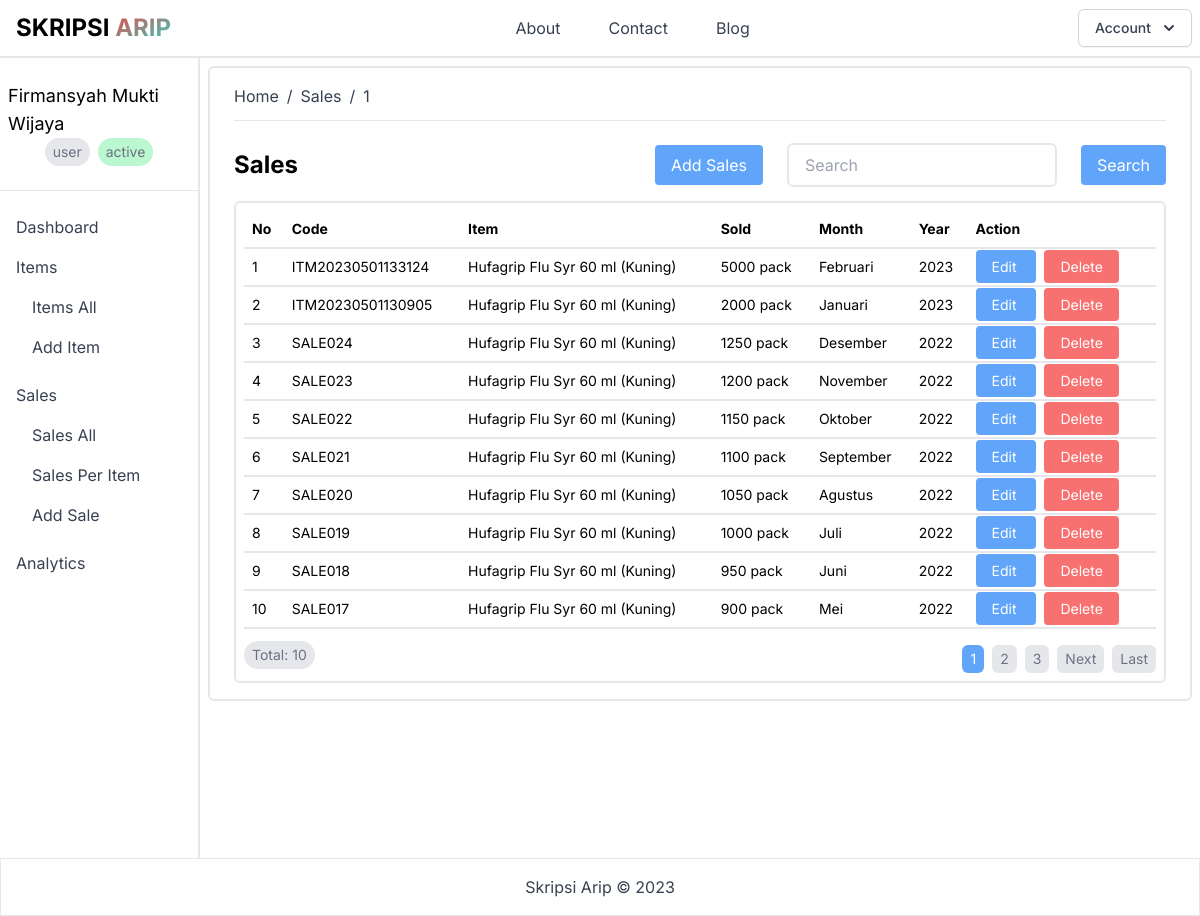
Page /sales.php (signed in) on the earlier database version.
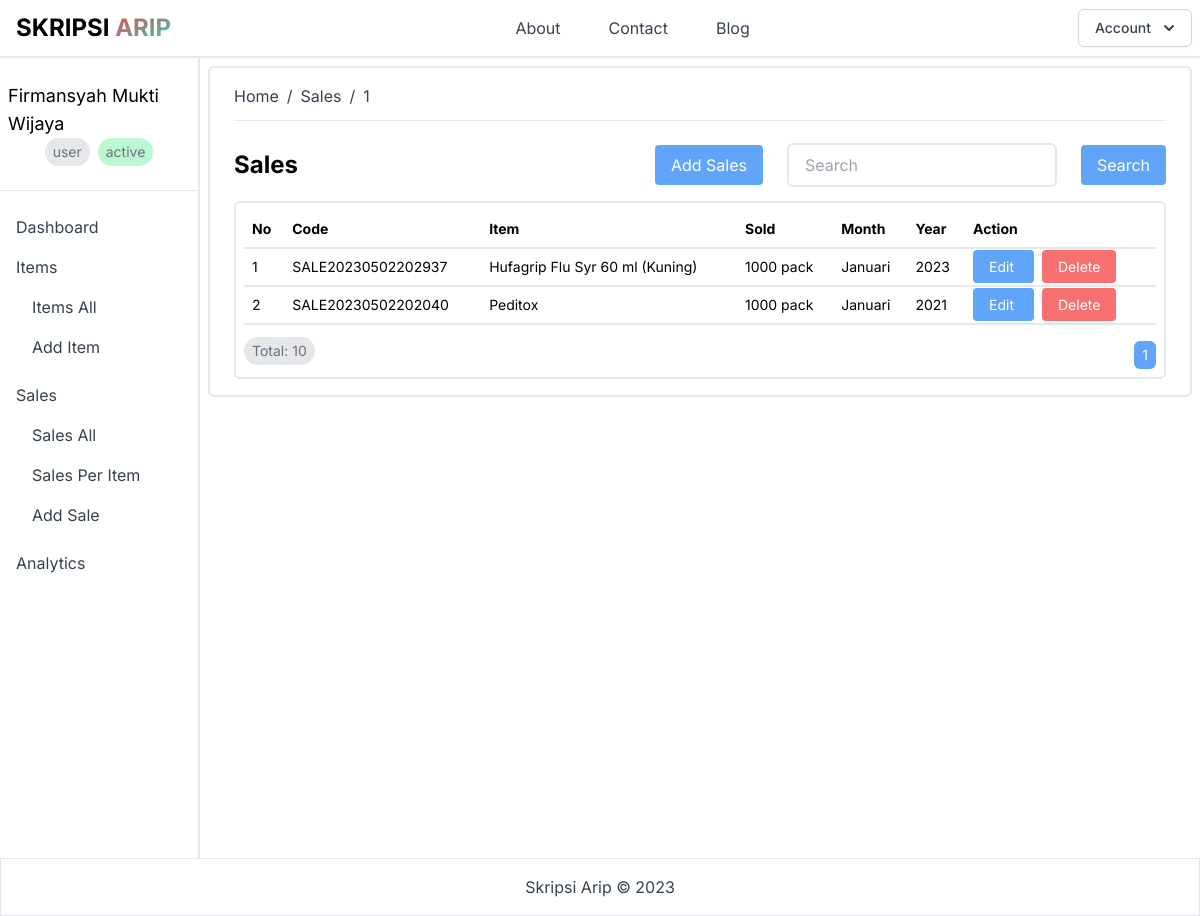
Same page on the later database version.
### tables this page shows
CREATE TABLE `sales` (
  `id` int(11) NOT NULL,
  `code` varchar(32) NOT NULL,
  `sold` varchar(256) NOT NULL,
  `month` varchar(16) NOT NULL,
  `year` varchar(16) NOT NULL,
  `created_at` datetime NOT NULL,
  `updated_at` datetime NOT NULL,
  `id_item` int(11) NOT NULL,
  `id_user` int(11) NOT NULL
);

CREATE TABLE `items` (
  `id` int(11) NOT NULL,
  `code` varchar(32) NOT NULL,
  `name` varchar(128) NOT NULL,
  `price` varchar(256) NOT NULL,
  `stock` varchar(256) NOT NULL,
  `created_at` datetime NOT NULL,
  `updated_at` datetime NOT NULL,
  `id_user` int(11) NOT NULL
);

### public/sales.php (the view, shortened to what this page needs)
<?php
require_once("config.php");
$limit = 10;
$page = isset($_GET["page"]) ? (int)$_GET["page"] : 1;
$start = ($page > 1) ? ($page * $limit) - $limit : 0;
$sales = "SELECT s.id, s.code, s.sold, s.month, s.year, s.created_at, i.name, i.price, i.stock FROM sales s INNER JOIN items i ON s.id_item = i.id ORDER BY s.id DESC LIMIT $start, $limit";
$sales_result = mysqli_query($conn, $sales);
$next_page = $page + 1;
$no = $start + 1;
?>
<!DOCTYPE html>
<html lang="id">
<head>
    <link rel="stylesheet" href="css/output.css">
</head>
<body class="font-inter">
    <header class="bg-white w-full border-b-2 border-gray-200">
        <?php
            include("components/navbar.php");
        ?>
    </header>
    <div class="container-fluid mx-auto h-auto">
        <div class="flex">
            <?php
                include("components/sidebar.php");
            ?>
            <div class="w-10/12 h-screen p-2">
                <div class="w-full h-auto border-2 border-gray-200 rounded-md py-4 px-6">
                    <div class="flex items-center gap-2 mb-3">
                        <a href="dashboard.php" class="text-gray-700 hover:text-gray-950">Home</a>
                        <span class="text-gray-700">/</span>
                        <a href="sales.php" class="text-gray-700 hover:text-gray-950">Sales</a>
                        <span class="text-gray-700">/</span>
                        <a href="sales.php?page<?php echo $page; ?>" class="text-gray-700 hover:text-gray-950"><?php echo $page; ?></a>
                    </div>
                    <hr>
                    <div class="flex flex-col gap-4 mt-4">
                        <div class="flex flex-col gap-2">
                            <div class="flex flex-row items-center justify-between">
                                <div class="flex flex-row items-center gap-2">
                                    <h1 class="text-2xl font-bold">Sales</h1>
                                </div>
                                <div class="flex flex-row items-center gap-2">
                                    <a href="add_sale.php"
                                        class="bg-blue-400 text-white px-4 py-2 rounded mx-4 my-2 hover:bg-blue-600">
                                        Add Sales
                                    </a>
                                    <input type="text" name="search" id="search"
                                        class="border-2 border-gray-200 rounded-md px-4 py-2 focus:outline-none focus:border-blue-400"
                                        placeholder="Search">
                                    <button type="button"
                                        class="bg-blue-400 text-white px-4 py-2 rounded ml-4 my-2 hover:bg-blue-600">
                                        Search
                                    </button>
                                </div>
                            </div>
                            <div class="w-full h-auto border-2 border-gray-200 rounded-md py-2 px-2">
                                <table class="w-full text-left text-sm">
                                    <thead class="border-b-2 border-gray-200">
                                        <tr>
                                            <th class="px-2 py-2">No</th>
                                            <th class="px-2 py-2">Code</th>
                                            <th class="px-2 py-2">Item</th>
                                            <th class="px-2 py-2">Sold</th>
                                            <th class="px-2 py-2">Month</th>
                                            <th class="px-2 py-2">Year</th>
                                            <th class="px-2 py-2">Action</th>
                                        </tr>
                                    </thead>
                                    <tbody>
                                        <?php
                                            while($sales = mysqli_fetch_array($sales_result)){
                                                $bulan = array(
                                                    1 => 'Januari',
                                                    2 => 'Februari',
                                                    3 => 'Maret',
                                                    4 => 'April',
                                                    5 => 'Mei',
                                                    6 => 'Juni',
                                                    7 => 'Juli',
                                                    8 => 'Agustus',
                                                    9 => 'September',
                                                    10 => 'Oktober',
                                                    11 => 'November',
                                                    12 => 'Desember'
                                                );
                                        ?>
                                        <tr class="border-b-2 border-gray-200">
                                            <td class="px-2 py-2"><?php echo $no++; ?></td>
                                            <td class="px-2 py-2"><?php echo $sales["code"]; ?></td>
                                            <td class="px-2 py-2"><?php echo $sales["name"]; ?></td>
                                            <td class="px-2 py-2"><?php echo $sales["sold"]; ?> pack</td>
                                            <td class="px-2 py-2"><?php echo $bulan[$sales["month"]]; ?></td>
                                            <td class="px-2 py-2"><?php echo $sales["year"]; ?></td>
                                            <td class="px-2 py-2">
                                                <a href="edit_sales.php?id=<?php echo $sales["id"]; ?>"
                                                    class="bg-blue-400 text-white px-4 py-2 rounded hover:bg-blue-600 mr-2">
                                                    Edit
                                                </a>
                                                <a href="delete_sales.php?id=<?php echo $sales["id"]; ?>"
                                                    class="bg-red-400 text-white px-4 py-2 rounded hover:bg-red-600 mr-2">
                                                    Delete
                                                </a>
                                            </td>
                                        </tr>
                                        <?php
                                            }
                                        ?>
                                    </tbody>
                                </table>
                                <div class="flex flex-row items-center justify-between mt-2">
                                    <h2 class="text-sm text-gray-500 bg-gray-200 px-2 py-1 rounded-full">Total: 10</h2>
                                    <div class="flex flex-row items-center justify-end gap-2 mt-2 text-sm">
                                        <?php
                                            $sql = "SELECT * FROM sales";
                                            $result = mysqli_query($conn, $sql);
                                            $total_data = mysqli_num_rows($result);
                                            $total_page = ceil($total_data / $limit);
                                        ?>
                                        <?php
                                            for($i = 1; $i <= $total_page; $i++){
                                                if($i == $page){
                                                    $active = "bg-blue-400 text-white";
                                                }else{
                                                    $active = "bg-gray-200 text-gray-500 hover:bg-gray-400";
                                                }
                                        ?>
                                        <a href="sales.php?page=<?php echo $i; ?>"
                                            class="<?php echo $active; ?> px-2 py-1 rounded-md">
                                            <?php echo $i; ?>
                                        </a>
                                        <?php
                                            }
                                            if($page < $total_page){
                                        ?>
                                        <a href="sales.php?page=<?php echo $next_page; ?>"
                                            class="bg-gray-200 text-gray-500 px-2 py-1 rounded-md hover:bg-gray-400">
                                            Next
                                        </a>
                                        <a href="sales.php?page=<?php echo $total_page; ?>"
                                            class="bg-gray-200 text-gray-500 px-2 py-1 rounded-md hover:bg-gray-400">
                                            Last
                                        </a>
                                        <?php
                                            }
                                        ?>
                                    </div>
                                </div>
                            </div>
                        </div>
                    </div>
                </div>
            </div>
        </div>
        <?php
            include("components/footer.php");
        ?>
</body>
</html>

### public/components/navbar.php (shortened to what this page needs)
<nav class="flex items-center justify-between flex-wrap w-94% mx-auto py-1">
            <div class="">
                <h1 class="text-2xl font-bold px-4 py-2">
                    SKRIPSI
                    <span class="bg-gradient-to-br from-red-500 to-teal-400 bg-clip-text text-transparent">ARIP</span>
                </h1>
            </div>
            <div class="">
                <ul class="flex items-center gap-4">
                    <li class="px-4 py-2">
                        <a href="about.php" class="text-gray-700 hover:text-gray-950">About</a>
                    </li>
                    <li class="px-4 py-2">
                        <a href="contact.php" class="text-gray-700 hover:text-gray-950">Contact</a>
                    </li>
                    <li class="px-4 py-2">
                        <a href="blog.php" class="text-gray-700 hover:text-gray-950">Blog</a>
                    </li>
                </ul>
            </div>
            <div class="">
                <div>
                    <button type="button"
                        class="inline-flex justify-center rounded-md border border-gray-300 shadow-sm px-4 py-2 bg-white text-sm font-medium text-gray-700 hover:bg-gray-50 focus:outline-none focus:ring-2 focus:ring-offset-2 focus:ring-indigo-500 mr-2"
                        id="options-menu" aria-haspopup="true" aria-expanded="true">
                        Account
                        <svg class="-mr-1 ml-2 h-5 w-5" xmlns="http://www.w3.org/2000/svg" viewBox="0 0 20 20"
                            fill="currentColor" aria-hidden="true">
                            <path fill-rule="evenodd"
                                d="M5.293 7.293a1 1 0 011.414 0L10 10.586l3.293-3.293a1 1 0 111.414 1.414l-4 4a1 1 0 01-1.414 0l-4-4a1 1 0 010-1.414z"
                                clip-rule="evenodd" />
                        </svg>
                    </button>
                </div>
            </div>
        </nav>

### public/components/sidebar.php (shortened to what this page needs)
<div class="w-2/12 h-screen border-r-2 border-gray-200">
                <div class="flex flex-col items-center justify-center mt-4  p-2">
                    <h1 class="text-lg"><?php echo $_SESSION["fullname"]; ?></h1>
                    <div class="flex flex-row items-center justify-center gap-2">
                        <h2 class="text-sm text-gray-500 bg-gray-200 px-2 py-1 rounded-full"><?php echo $_SESSION["role"]; ?></h2>
                        <h2 class="text-sm text-gray-500 bg-green-200 px-2 py-1 rounded-full"><?php echo $_SESSION["status"]; ?></h2>
                    </div>
                </div>
                <hr class="my-4">
                <div>
                    <ul class="">
                        <li class="px-4 py-2 hover:bg-gray-400">
                            <a href="dashboard.php" class="text-gray-700 hover:text-gray-950">Dashboard</a>
                        </li>
                        <li class="px-4 py-2 hover:bg-gray-400 cursor-pointer">
                            <a href="items.php" class="text-gray-700 hover:text-gray-950">Items</a>
                            <ul class="mt-2">
                                <li class="px-4 py-2">
                                    <a href="items.php" class="text-gray-700 hover:text-gray-950">Items All</a>
                                </li>
                                <li class="px-4 py-2">
                                    <a href="add_item.php" class="text-gray-700 hover:text-gray-950">Add Item</a>
                                </li>
                            </ul>
                        </li>
                        <li class="px-4 py-2 hover:bg-gray-400 cursor-pointer">
                            <a href="sales.php" class="text-gray-700 hover:text-gray-950">Sales</a>
                            <ul class="mt-2">
                                <li class="px-4 py-2">
                                    <a href="sales.php" class="text-gray-700 hover:text-gray-950">Sales All</a>
                                </li>
                                <li class="px-4 py-2">
                                    <a href="sales_per_item.php" class="text-gray-700 hover:text-gray-950">Sales Per
                                        Item</a>
                                </li>
                                <li class="px-4 py-2">
                                    <a href="add_sale.php" class="text-gray-700 hover:text-gray-950">Add Sale</a>
                                </li>
                            </ul>
                        </li>
                        <li class="px-4 py-2 hover:bg-gray-400 cursor-pointer">
                            <a href="analytics,php" class="text-gray-700 hover:text-gray-950">Analytics</a>
                        </li>
                    </ul>
                </div>
            </div>

### public/components/footer.php
<footer class=" w-full mx-auto text-center py-4 bottom-0 border border-gray-200">
            <p class="text-gray-700">Skripsi Arip &copy; 2023</p>
        </footer>

Differences in the rows shown:
removed sales: code "ITM20230501133124", id_item.name "Hufagrip Flu Syr 60 ml (Kuning)", sold "5000", month "Februari", year "2023"
removed sales: code "ITM20230501130905", id_item.name "Hufagrip Flu Syr 60 ml (Kuning)", sold "2000", month "Januari", year "2023"
removed sales: code "SALE024", id_item.name "Hufagrip Flu Syr 60 ml (Kuning)", sold "1250", month "Desember", year "2022"
removed sales: code "SALE023", id_item.name "Hufagrip Flu Syr 60 ml (Kuning)", sold "1200", month "November", year "2022"
removed sales: code "SALE022", id_item.name "Hufagrip Flu Syr 60 ml (Kuning)", sold "1150", month "Oktober", year "2022"
removed sales: code "SALE021", id_item.name "Hufagrip Flu Syr 60 ml (Kuning)", sold "1100", month "September", year "2022"
removed sales: code "SALE020", id_item.name "Hufagrip Flu Syr 60 ml (Kuning)", sold "1050", month "Agustus", year "2022"
removed sales: code "SALE019", id_item.name "Hufagrip Flu Syr 60 ml (Kuning)", sold "1000", month "Juli", year "2022"
removed sales: code "SALE018", id_item.name "Hufagrip Flu Syr 60 ml (Kuning)", sold "950", month "Juni", year "2022"
removed sales: code "SALE017", id_item.name "Hufagrip Flu Syr 60 ml (Kuning)", sold "900", month "Mei", year "2022"
added sales: code "SALE20230502202937", id_item.name "Hufagrip Flu Syr 60 ml (Kuning)", sold "1000", month "Januari", year "2023"
added sales: code "SALE20230502202040", id_item.name "Peditox", sold "1000", month "Januari", year "2021"
Other differences:
list line gone: "2"
list line gone: "3"
text no longer shown: "Next Last"
